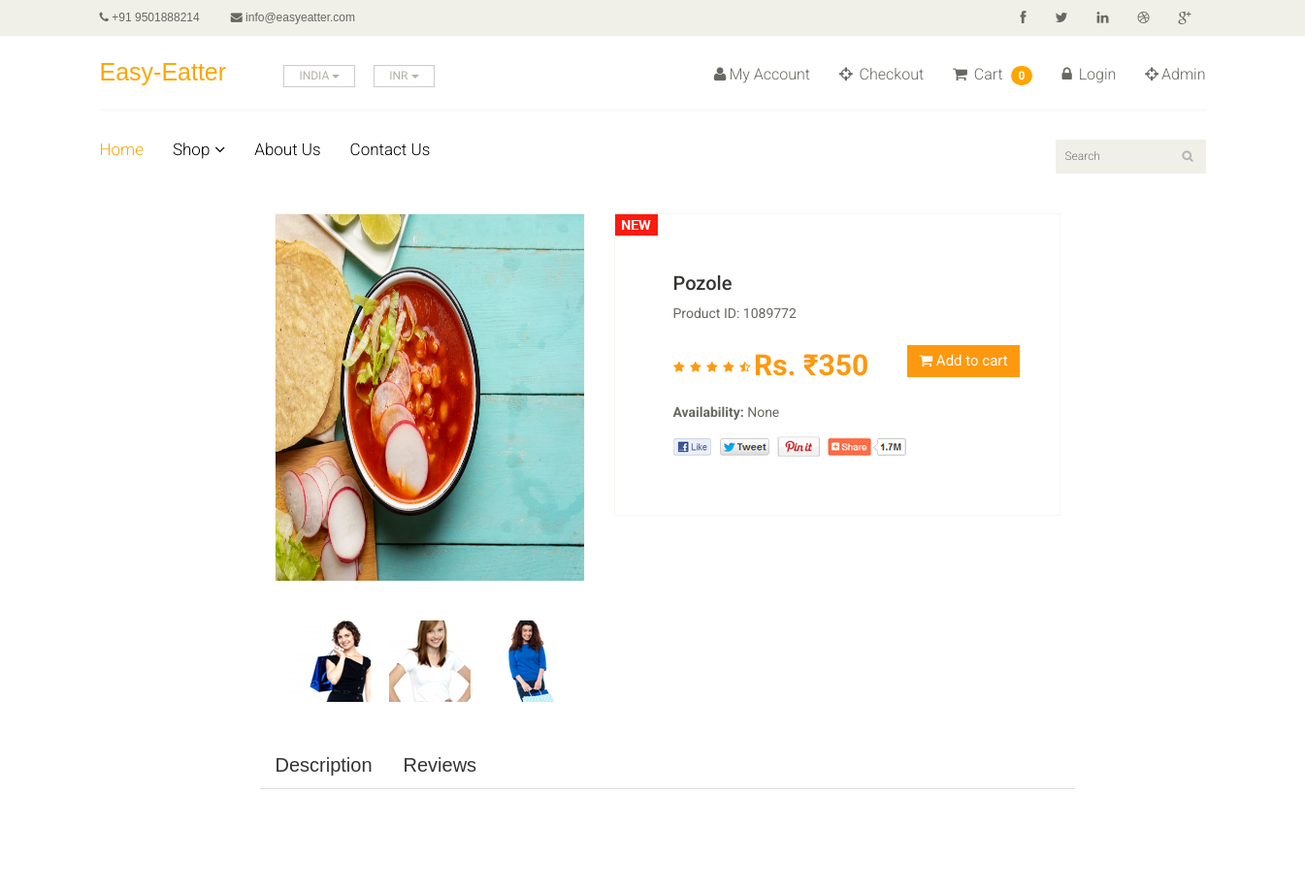
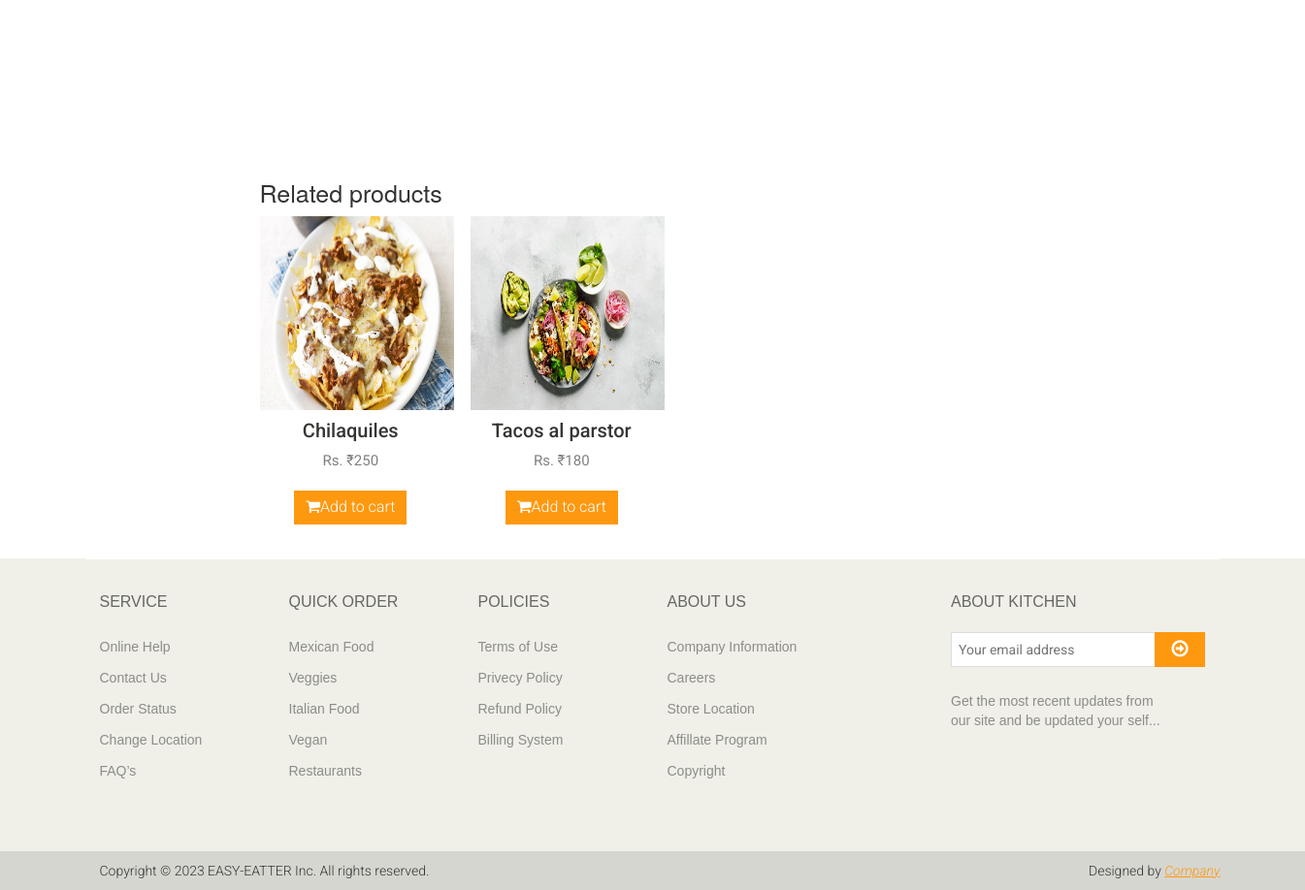
/product/5, run on the app's committed database (2 pictures, top to bottom).
### app/models.py (models this page shows, shortened)
class Products(models.Model):
    Availability = (('Item is available','Item is available'),('Item is not available','Item is not available'))
    category = models.ForeignKey(Category,on_delete=models.CASCADE,null=True,blank=True)
    sub_category = models.ForeignKey(Sub_Category,on_delete=models.CASCADE,null=True,blank=True)
    name = models.CharField(max_length=100)
    image = models.ImageField(upload_to='cloud/pimg')
    price = models.IntegerField()
    Availability = models.CharField(choices=Availability,null=True,max_length=100)
    date = models.DateField(auto_now_add=True)
    detail_description = models.TextField(blank=True, null=True, verbose_name="Detail Description")

### ck1/views.py (the view)
# urls.py: path('product/<str:id>',views.Product_Detail,name = 'product_detail'),
def Product_Detail(request,id):
    products = Products.objects.filter(id = id).first()
    related_products = Products.objects.exclude(id=products.id).filter(category=products.category)
    context = {
               'products' : products,
               'related_products': related_products,
    }
    return render(request,'product_detail.html',context)

### templates/product_detail.html (shortened to what this page needs)
{% extends 'master.html' %}
{% block body %}
<section>
    <div class="container" style="position: relative; left: 150px;">
        <div class="row">
            <div class="col-sm-3">
                </div>
            </div>
            <div class="col-sm-9 padding-right">
                <div class="product-details">
                    <div class="col-sm-5">
                        <div class="view-product">
                            <img src="/{{products.image}}" alt="" />
                        </div>
                        <div id="similar-product" class="carousel slide" data-ride="carousel">
                                <div class="carousel-inner">
                                    <div class="item active">
                                      <a href=""><img src="images/product-details/similar1.jpg" alt=""></a>
                                      <a href=""><img src="images/product-details/similar2.jpg" alt=""></a>
                                      <a href=""><img src="images/product-details/similar3.jpg" alt=""></a>
                                    </div>
                                </div>
                        </div>
                    </div>
                    <div class="col-sm-7">
                        <div class="product-information">
                            <img src="images/product-details/new.jpg" class="newarrival" alt=""/>
                            <h2>{{products.name}}</h2>
                            <p>Product ID: 1089772</p>
                            <img src="images/product-details/rating.png" alt="" />
                            <span>
                                <span>Rs. ₹{{products.price}}</span>
                               <a href="{% url 'cart_add' products.id %}" type="submit" class="btn btn-fefault cart">
                                    <i class="fa fa-shopping-cart"></i>
                                    Add to cart
                               </a>
                            </span>
                            <p><b>Availability:</b> {{products.Availability}}</p>
                            <a href=""><img src="images/product-details/share.png" class="share img-responsive"  alt="" /></a>
                        </div>
                    </div>
                </div>
                <ul class="nav nav-tabs" id="myTab" role="tablist">
                    <li class="nav-item"><a class="nav-link active" id="description-tab" data-toggle="tab" href="#description" role="tab" aria-controls="description" aria-selected="true" style="font-size: 20px; font-family: Arial, Helvetica, sans-serif; color: #333333;">Description</a></li>
                    <li class="nav-item"><a class="nav-link" id="reviews-tab"  data-toggle="tab" href="#reviews" role="tab" aria-controls="reviews" aria-selected="false" style="font-size: 20px;font-family: Arial, Helvetica, sans-serif; color: #333333;">Reviews</a></li>
                  </ul>
                  <div class="tab-content mb-5" id="myTabContent">
                  </div><br><br><br><br>
                  <h2 class="h5 text-uppercase mb-4" style="font-size: 25px; font-style: bold;">Related products</h2>
                  <div class="row">
                    {% if related_products %}
                      {% for rp in related_products %}
                        <div class="col-lg-3 col-sm-6">
                          <div class="product text-center skel-loader">
                            <div class="d-block mb-3 position-relative">
                              <a class="d-block" href="">
                                {% if rp.image %}
                                  <img class="img-fluid w-100" src="{{rp.image.url}}" alt="{{rp.title}}" width="200px" height="200px">
                                {% else %}
                                <img class="img-fluid w-100" src="" alt="{{rp.title}}">
                                {% endif %}
                              </a>
                              <div class="product-overlay">
                                <ul class="mb-0 list-inline">
                                 <a href="{% url 'cart_add' products.id %}" class="btn btn-default get"  style="position: relative; top: 260px; right: 15px;" type="button"><li class="fa fa-shopping-cart"></li>Add to cart</a>
                                </ul>
                              </div>
                            </div>
                            <h6> <a class="reset-anchor" href="" style="color: #363432; font-size: 20px;">{{rp.name}}</a></h6>
                            <p class="small text-muted" style="font-size: 15px; color: grey;">Rs. ₹{{rp.price}}</p>
                          </div>
                        </div>
                      {% endfor %}
                    {% endif %}
                  </div>
            </div>
        </div>
    </div><br><br><br><br>
</section>
{% endblock %}

### static/css/main.css (style rules this page uses)
body { font-family: 'Roboto', sans-serif; background:; position: relative; font-weight:400px; }
ul li { list-style: none; }
a { -webkit-transition: 300ms; -moz-transition: 300ms; -o-transition: 300ms; transition: 300ms; }
h1, h2, h3, h4, h5, h6 { font-family: 'Roboto', sans-serif; }
.item { padding-left: 100px; }
.get { background: #FE980F; border: 0 none; border-radius: 0; color: #FFFFFF; font-family: 'Roboto', sans-serif; font-size: 16px; font-weight: 300; margin-top: 23px; }
.padding-right { padding-right: 0; }
.product-overlay { background:#FE980F; top: 0; display: none; height: 0; position: absolute; transition: height 500ms ease 0s; width: 100%; display: block; opacity:; }
.nav-tabs li a { border: 1px solid rgba(0, 0, 0, 0); border-radius: 4px 4px 0 0; line-height: 1.42857; margin-right:0; }
.product-details { overflow:hidden; }
#similar-product { margin-top: 40px; }
.product-details { margin-bottom: 40px; overflow: hidden; margin-top: 10px; }
.view-product { position: relative; }
.view-product img { border: 1px solid #F7F7F0; height: 380px; width: 100%; }
#similar-product .carousel-inner .item { padding-left:0px; }
#similar-product .carousel-inner .item img { display: inline-block; margin-left: 15px; }
.product-information { border: 1px solid #F7F7F0; overflow: hidden; padding-bottom: 60px; padding-left: 60px; padding-top: 60px; position: relative; }
.newarrival { position:absolute; top:0; left:0 }
.product-information h2 { color: #363432; font-family: 'Roboto', sans-serif; font-size: 20px; margin-top: 0; }
.product-information p { color: #696763; font-family: 'Roboto', sans-serif; margin-bottom: 5px; }
.product-information span { display: inline-block; margin-bottom: 8px; margin-top: 18px; }
.product-information span span { color: #FE980F; float: left; font-family: 'Roboto', sans-serif; font-size: 30px; font-weight: 700; margin-right: 20px; margin-top: 0px; }
.share { margin-top: 15px; }
.cart { background: #FE980F; border: 0 none; border-radius: 0; color: #FFFFFF; font-family: 'Roboto', sans-serif; font-size: 15px; margin-bottom: 10px; margin-left: 20px; }

### templates/product_detail.html (style rules this page uses)
* { margin: 0; padding: 0; }

### data on the page
Products: image (picture), name "Pozole", price "350", Availability "None"
Products: image (picture), name "Chilaquiles", price "250"
Products: image (picture), name "Tacos al parstor", price "180"

### other printed values
{{ request.session.cart|length }} "0"
